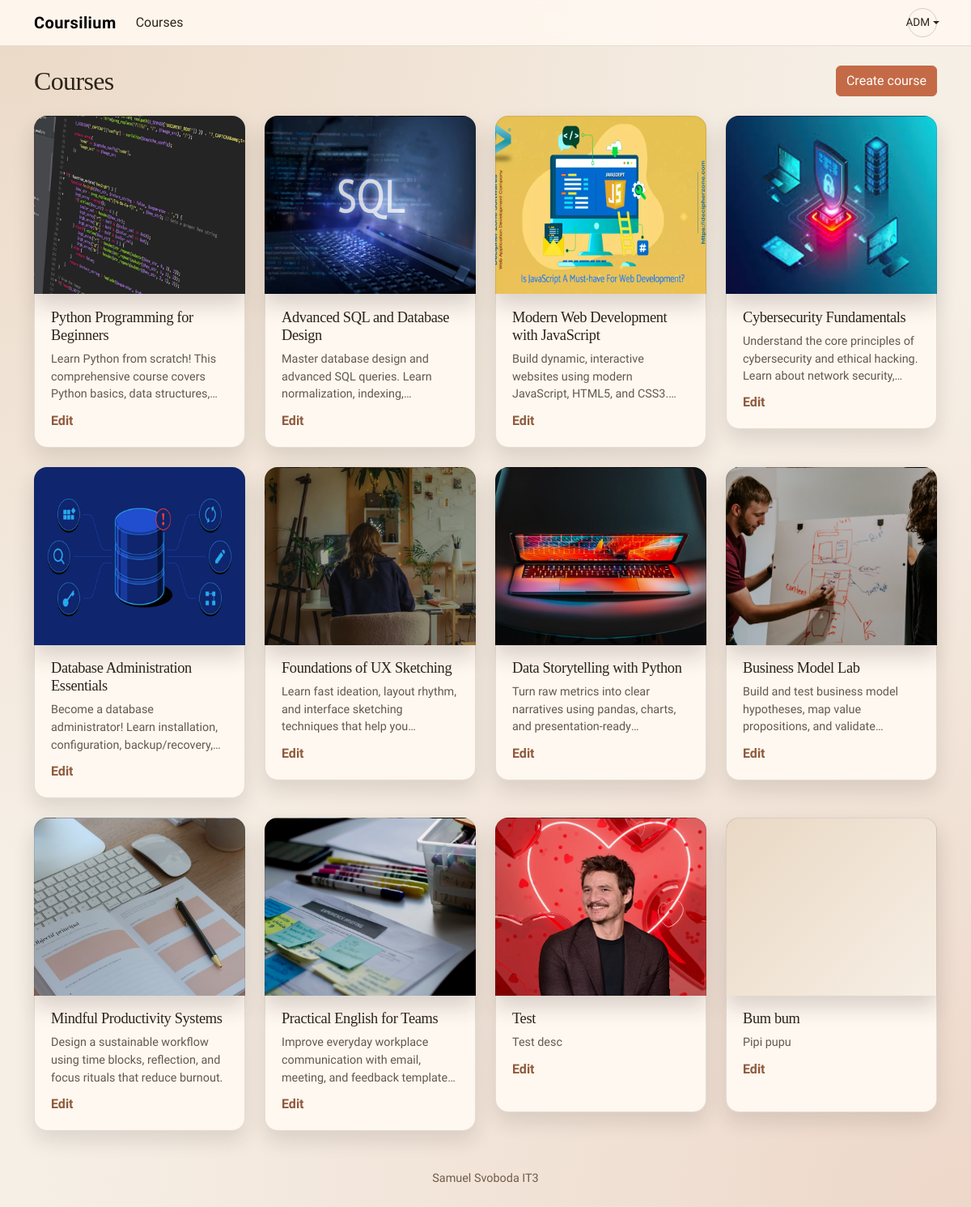
The app's page /courses/ (signed in) with its own data.
### courses/models.py (models this page shows, shortened)
class Course(models.Model):
    DIFFICULTY_CHOICES = [
        ("beginner", "Beginner"),
        ("intermediate", "Intermediate"),
        ("advanced", "Advanced"),
    ]
    course_id = models.AutoField(primary_key=True)
    title = models.CharField(
        max_length=200,
        verbose_name="Název",
        help_text="Zadejte název kurzu",
        validators=[TEXT_VALIDATOR],
    )
    description = models.CharField(
        max_length=2000,
        verbose_name="Popis",
        help_text="Stručně popište obsah kurzu",
    )
    difficulty = models.CharField(
        max_length=12,
        choices=DIFFICULTY_CHOICES,
        verbose_name="Náročnost",
        help_text="Vyberte úroveň náročnosti kurzu",
    )
    categories = models.ManyToManyField(
        Category,
        blank=True,
        related_name="courses",
        verbose_name="Kategorie",
        help_text="Vyberte kategorie kurzu",
    )
    img = models.ImageField(upload_to="media/course_imgs",
        null=True,
        blank=True,
        verbose_name="Miniatura kurzu",
        help_text="Nahrajte miniaturu kurzu",)
    created_by = models.ForeignKey(
        settings.AUTH_USER_MODEL,
        on_delete=models.SET_NULL,
        null=True,
        blank=True,
        related_name="courses_created",
        verbose_name="Vytvořil",
        help_text="Uživatel, který kurz vytvořil",
    )
    is_active = models.BooleanField(verbose_name="Aktivní", help_text="Určuje, jestli je kurz viditelný")
    created_at = models.DateTimeField(auto_now_add=True, verbose_name="Vytvořeno")
    updated_at = models.DateTimeField(null=True, blank=True, verbose_name="Upraveno")
    class Meta:
        db_table = "course"
        indexes = [
            models.Index(fields=["created_at"]),
            models.Index(fields=["is_active"]),
            models.Index(fields=["course_id"]),
            models.Index(fields=["title"]),
            models.Index(fields=["difficulty"]),
        ]

### courses/views.py (the view)
# urls.py: path('', course_list, name='course_list'),
def course_list(request):
    courses = Course.objects.filter(is_active=True).order_by("created_at")
    can_create = request.user.is_authenticated and (
        can_manage_all_courses(request.user) or is_teacher(request.user)
    )
    can_edit_ids = set()
    if request.user.is_authenticated:
        if can_manage_all_courses(request.user):
            can_edit_ids = set(courses.values_list("course_id", flat=True))
        elif is_teacher(request.user):
            can_edit_ids = set(
                courses.filter(created_by=request.user).values_list("course_id", flat=True)
            )
    return render(
        request,
        "courses/course_list.html",
        {
            "courses": courses,
            "can_create": can_create,
            "can_edit_ids": can_edit_ids,
        },
    )

### courses/views.py (called while the page is built)
def can_manage_all_courses(user):
    return user.is_staff or user.is_superuser

### templates/courses/course_list.html (shortened to what this page needs)
{% extends 'base.html' %}
{% block content %}
<div class="container">
	<div class="d-flex align-items-center justify-content-between mb-4">
		<h2 class="mb-0">Courses</h2>
		{% if can_create %}
			<a class="btn btn-primary" href="{% url 'course_create' %}">Create course</a>
		{% endif %}
	</div>
	<div class="course-grid">
		{% for course in courses %}
			<article class="course-card">
				<a
					class="course-thumb{% if not course.img %} no-image{% endif %}"
					href="{% url 'course_detail' course.course_id %}"
					{% if course.img %}style="background-image: url('{{ course.img.url }}');"{% endif %}
				>
				</a>
				<div class="course-meta">
					<h3><a href="{% url 'course_detail' course.course_id %}">{{ course.title }}</a></h3>
					<p>{{ course.description|truncatechars:140 }}</p>
					{% if course.course_id in can_edit_ids %}
						<a class="course-edit" href="{% url 'course_edit' course.course_id %}">Edit</a>
					{% endif %}
				</div>
			</article>
		{% empty %}
			<div class="alert alert-secondary">No courses available yet.</div>
		{% endfor %}
	</div>
</div>
{% endblock %}

### templates/partials/navbar.html (shortened to what this page needs)
<nav class="navbar navbar-expand-sm site-nav">
    <div class="container">
        <a class="navbar-brand" href="{% url 'home' %}">Coursilium</a>
        <div class="collapse navbar-collapse" id="collapsibleNavId">
            <ul class="navbar-nav me-auto mt-2 mt-lg-0">
                <li class="nav-item">
                    <a class="nav-link" href="{% url 'course_list' %}">Courses</a>
                </li>
            </ul>
            <ul class="navbar-nav ms-auto">
                {% if user.is_authenticated %}
                    <li class="nav-item dropdown">
                        <a class="nav-link dropdown-toggle d-inline-flex align-items-center justify-content-center text-uppercase user-initials" href="#" role="button" data-bs-toggle="dropdown" aria-expanded="false">
                            {{ user.username|slice:":3"|upper }}
                        </a>
                    </li>
                {% endif %}
            </ul>
        </div>
    </div>
</nav>

### templates/base.html (style rules this page uses)
:root { --sand: #f6efe6; --clay: #d8b08c; --ember: #c46a46; --olive: #5f6b3a; --ink: #2c241a; --muted: #6f5b4a; --card: #fff8f0; --line: rgba(44, 36, 26, 0.12); --shadow: 0 16px 30px rgba(44, 36, 26, 0.12); }
body { font-family: "Source Sans 3", "Segoe UI", sans-serif; color: var(--ink); background: radial-gradient(circle at top left, rgba(216, 176, 140, 0.35), transparent 55%), radial-gradient(circle at bottom right, rgba(196, 106, 70, 0.18), transparent 60%), var(--sand); }
h1, h2, h3, h4, h5, h6 { font-family: "Playfair Display", "Times New Roman", serif; letter-spacing: -0.02em; }
a { color: #8f5a3c; text-decoration: none; }
.btn-primary { background-color: var(--ember); border-color: var(--ember); }
.site-nav { background: rgba(255, 248, 240, 0.92); border-bottom: 1px solid var(--line); backdrop-filter: blur(12px); }
.site-nav .navbar-brand { font-weight: 600; letter-spacing: 0.02em; }
.site-nav .nav-link { color: var(--ink); font-weight: 500; border-radius: 999px; padding: 0.35rem 0.9rem; transition: background 0.2s ease, color 0.2s ease; }

### templates/partials/navbar.html (style rules this page uses)
.user-initials { width: 36px; height: 36px; font-size: 0.85rem; line-height: 1; border: 1px solid rgba(44, 36, 26, 0.2); }

### templates/courses/course_list.html (style rules this page uses)
.course-grid { display: grid; grid-template-columns: repeat(auto-fit, minmax(240px, 1fr)); gap: 1.5rem; }
.course-card { overflow: visible; transition: transform 0.2s ease, box-shadow 0.2s ease; }
.course-thumb { position: relative; display: flex; align-items: flex-end; min-height: 220px; border-radius: 16px 16px 0 0; text-decoration: none; background-size: cover; background-position: center; background-color: #f0e6d9; box-shadow: 0 14px 26px rgba(44, 36, 26, 0.18); transition: transform 0.2s ease, box-shadow 0.2s ease; border: 1px solid rgba(44, 36, 26, 0.12); border-bottom: none; }
.course-thumb.no-image { background-image: linear-gradient(135deg, #e9d8c4, #f7efe5); }
.course-meta { padding: 1.1rem 1.25rem 1.25rem; color: #2c241a; background: #fff8f0; border: 1px solid rgba(44, 36, 26, 0.12); border-top: none; border-radius: 0 0 16px 16px; box-shadow: 0 12px 24px rgba(44, 36, 26, 0.12); min-height: 144px; }
.course-meta h3 { margin: 0 0 0.5rem; font-size: 1.15rem; display: -webkit-box; -webkit-box-orient: vertical; -webkit-line-clamp: 2; overflow: hidden; }
.course-meta h3 a { color: inherit; text-decoration: none; }
.course-meta p { margin: 0; font-size: 0.9rem; opacity: 0.75; display: -webkit-box; -webkit-box-orient: vertical; -webkit-line-clamp: 3; overflow: hidden; }
.course-edit { display: inline-flex; align-items: center; gap: 0.35rem; margin-top: 0.6rem; font-weight: 600; color: #8f5a3c; }

### records on screen
Course: img (picture), title "Python Programming for Beginners", description "Learn Python from scratch! This comprehensive course covers Python basics, data…", shows "Edit"
Course: img (picture), title "Advanced SQL and Database Design", description "Master database design and advanced SQL queries. Learn normalization,…", shows "Edit"
Course: img (picture), title "Modern Web Development with JavaScript", description "Build dynamic, interactive websites using modern JavaScript, HTML5, and…", shows "Edit"
Course: img (picture), title "Cybersecurity Fundamentals", description "Understand the core principles of cybersecurity and ethical hacking. Learn about network…", shows "Edit"
Course: img (picture), title "Database Administration Essentials", description "Become a database administrator! Learn installation, configuration,…", shows "Edit"
Course: img (picture), title "Foundations of UX Sketching", description "Learn fast ideation, layout rhythm, and interface sketching techniques that help…", shows "Edit"
Course: img (picture), title "Data Storytelling with Python", description "Turn raw metrics into clear narratives using pandas, charts, and…", shows "Edit"
Course: img (picture), title "Business Model Lab", description "Build and test business model hypotheses, map value propositions, and…", shows "Edit"
Course: img (picture), title "Mindful Productivity Systems", description "Design a sustainable workflow using time blocks, reflection, and focus rituals that reduce burnout.", shows "Edit"
Course: img (picture), title "Practical English for Teams", description "Improve everyday workplace communication with email, meeting, and feedback…", shows "Edit"
Course: img (picture), title "Test", description "Test desc", shows "Edit"
Course: title "Bum bum", description "Pipi pupu", shows "Edit"

### other values on screen
{{ user.username|slice:":3"|upper }} "ADM"
